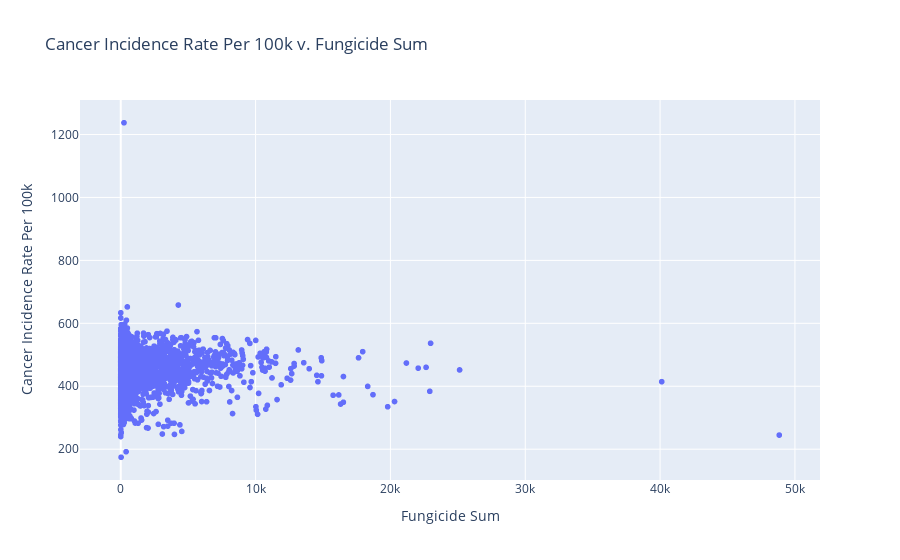

Notebook source saved alongside this figure:
### Code cell
#Create an interactive plot to explore the details of the data points.
fig = px.scatter(data_df, x='Fungicide Sum', y='Cancer Incidence Rate Per 100k',
                 hover_data=['County', 'Fungicide Sum', 'Cancer Incidence Rate Per 100k'],
                 title='Cancer Incidence Rate Per 100k v. Fungicide Sum')

# Show the plot
fig.show()

### Figure 1 — Plotly figure (JSON) as saved in the notebook; plotly's stock layout.template omitted (floating-point values rounded to 4 significant figures; data arrays with more than 128 entries replaced by an {"elided": "..."} marker saying what was removed)
{"data": [{"customdata": {"elided": "2370x1 str values"}, "hovertemplate": "Fungicide Sum=%{x}<br>Cancer Incidence Rate Per 100k=%{y}<br>County=%{customdata[0]}<extra></extra>", "legendgroup": "", "marker": {"color": "#636efa", "symbol": "circle"}, "mode": "markers", "name": "", "showlegend": false, "type": "scattergl", "x": {"elided": "2370 float values"}, "xaxis": "x", "y": {"elided": "2370 float values"}, "yaxis": "y"}], "layout": {"legend": {"tracegroupgap": 0}, "title": {"text": "Cancer Incidence Rate Per 100k v. Fungicide Sum"}, "xaxis": {"anchor": "y", "domain": [0, 1], "title": {"text": "Fungicide Sum"}}, "yaxis": {"anchor": "x", "domain": [0, 1], "title": {"text": "Cancer Incidence Rate Per 100k"}}}}
